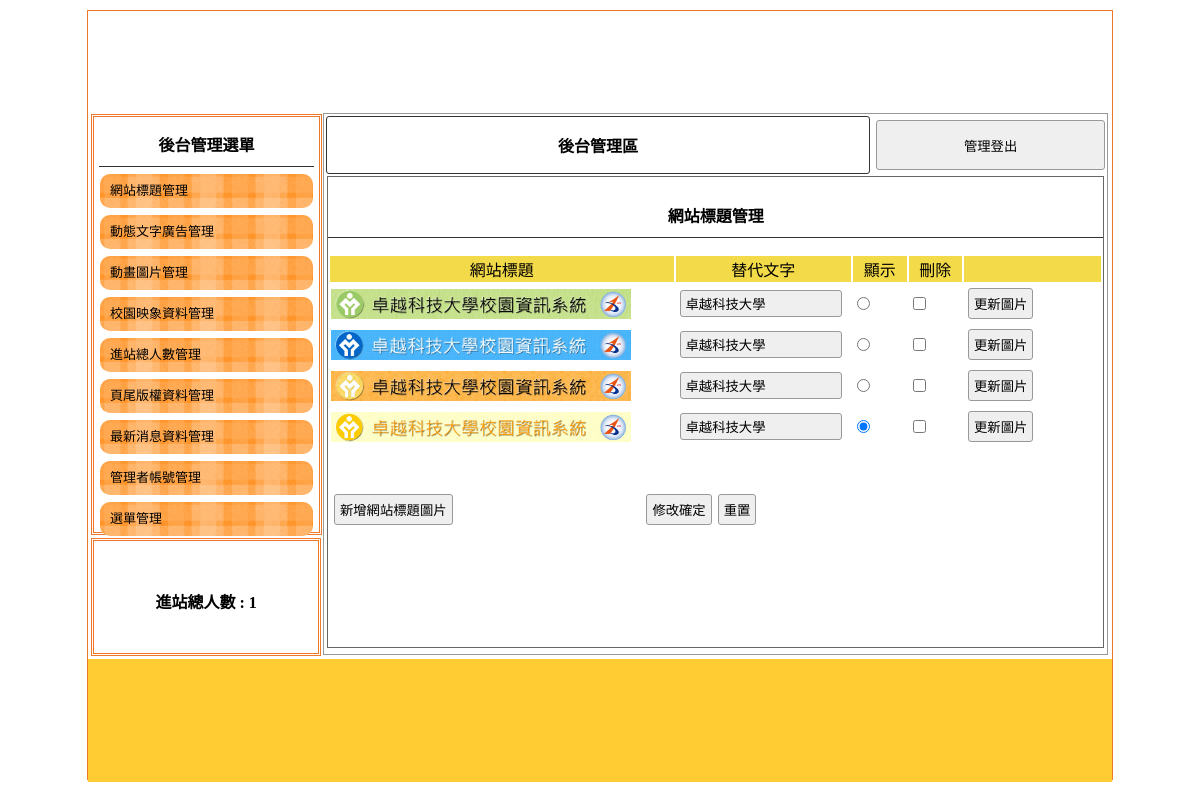
Page /backend.php on the earlier database version.
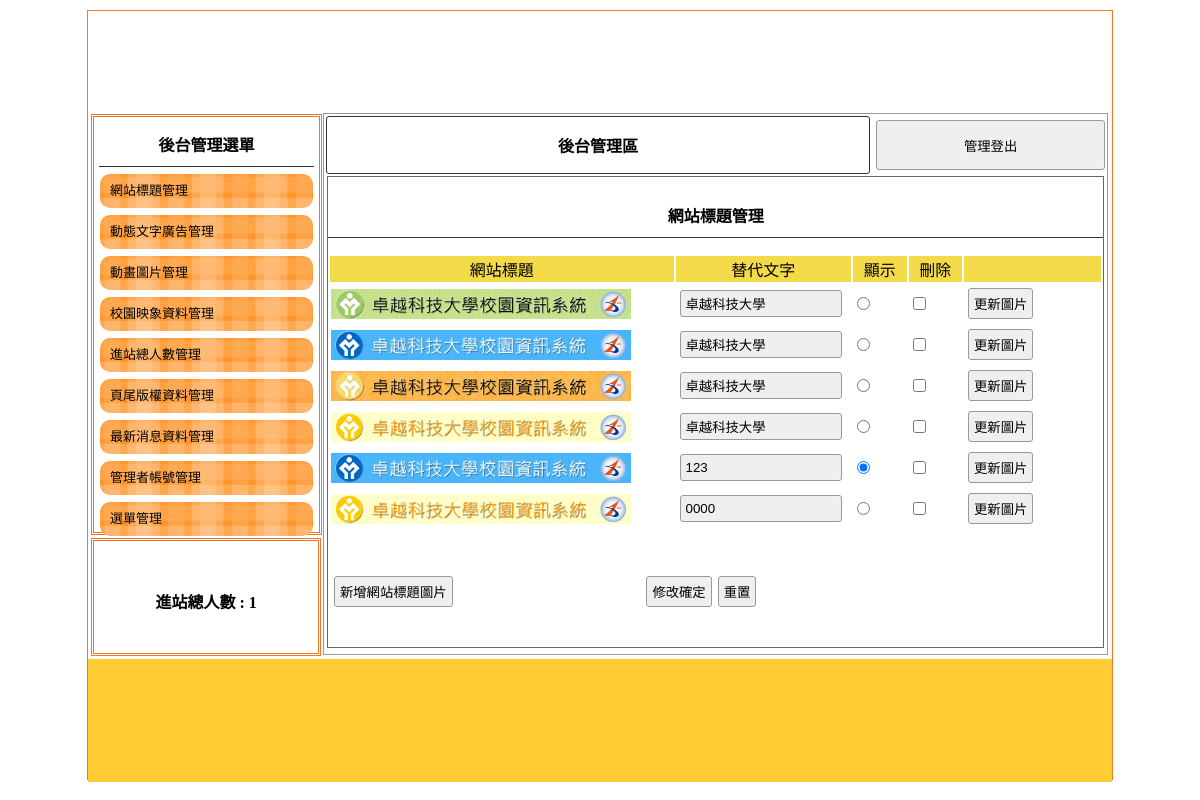
Same page on the later database version.
### tables this page shows
CREATE TABLE `title` (
  `id` int(10) UNSIGNED NOT NULL,
  `text` text DEFAULT NULL,
  `img` text DEFAULT NULL,
  `sh` int(1) UNSIGNED DEFAULT NULL COMMENT '顯示/不顯示'
);

### api/db.php (called while the page is built, shortened)
<?php
class DB{
    private $dsn="mysql:host=localhost;dbname=db07;charset=utf8";
    private $pdo;
    private $table;
    function __construct($table){
        $this->table=$table;
        $this->pdo=new PDO($this->dsn, 'root', '');
    }
    function all(...$arg){
        $sql="select * from $this->table ";
        return $this->pdo->query($sql)->fetchAll(PDO::FETCH_ASSOC);
    }
}
?>

### backend/title.php (the view, shortened to what this page needs)
<div style="width:99%; height:87%; margin:auto; overflow:auto; border:#666 1px solid;">
    <p class="t cent botli">網站標題管理</p>
    <form method="post" action="./api/edit.php">
        <table width="100%">
            <tbody>
                <tr class="yel">
                    <td width="45%">網站標題</td>
                    <td width="23%">替代文字</td>
                    <td width="7%">顯示</td>
                    <td width="7%">刪除</td>
                    <td></td>
                </tr>
                <?php
                $rows=${ucfirst($do)}->all();
                foreach($rows as $row):
                ?>
                <tr>
                    <td width="45%">
                        <img src="./images/<?=$row['img'];?>" style="width:300px;height:30px;">
                    </td>
                    <td width="23%">
                        <input type="text" name="text[]" value="<?= $row['text']?>">
                    </td>
                    <td width="7%">
                        <input type="radio" name="sh" value="<?= $row['id']?>" <?=($row['sh']==1)?"checked":"";?>>
                    </td>
                    <td width="7%">
                        <input type="checkbox" name="del[]" value="<?= $row['id'];?>">
                    </td>
                    <td>
                        <input type="button" value="更新圖片" onclick="op(&#39;#cover&#39;,&#39;#cvr&#39;, './modal/update.php?id=<?= $row['id'];?>&table=<?=$do;?>')">
                    </td>
                </tr>
                <?php
                endforeach;
                ?>
            </tbody>
        </table>
        <table style="margin-top:40px; width:70%;">
            <tbody>
                <tr>
                    <td width="200px"><input type="button"
                            onclick="op(&#39;#cover&#39;,&#39;#cvr&#39;, './modal/<?=$do;?>.php?table=<?=$do;?>')" value="新增網站標題圖片">
                    </td>
                    <td class="cent"><input type="submit" value="修改確定"><input type="reset" value="重置"></td>
                </tr>
            </tbody>
        </table>
    </form>
</div>

Differences in the rows shown:
changed title (number 4 of 6 on the later page): sh "☑" → "☐"
added title: img (picture), text "123", sh "☑"
added title: img (picture), text "0000"
